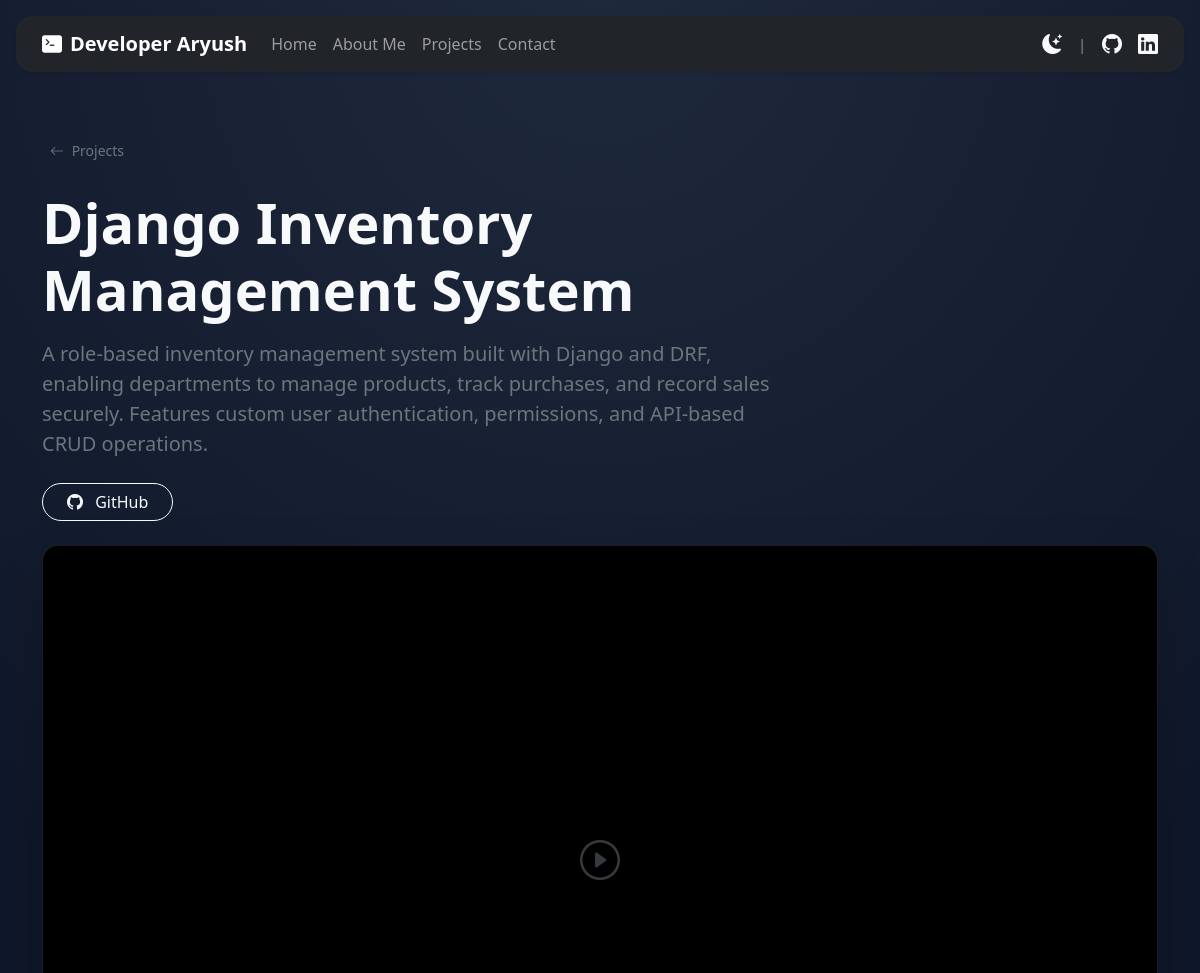
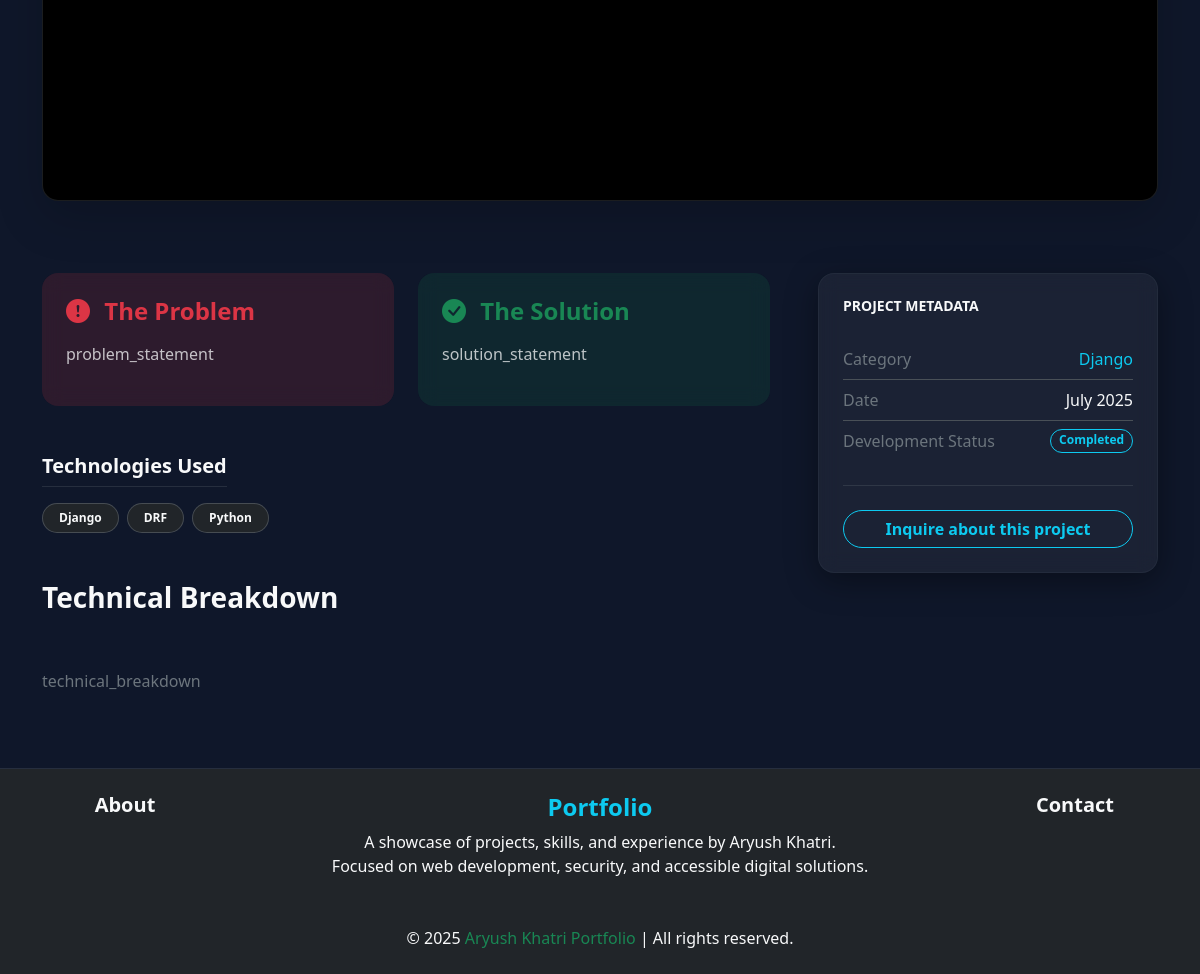
Page /aryush/project/4/ on the committed database (2 pictures, top to bottom).
### portfolio_app/models.py (models this page shows, shortened)
class Project(models.Model):
    TYPES_CHOICE = [
        ('Dj', 'Django'),
        ('Py', 'Python'),
        ('Fg', 'Figma'),
        ('FS' , 'Full Stack')
    ]
    STATUS_CHOICES = [
    ('Comp', 'Completed'),
    ('Live', 'Live'), # If you actually host it later
    ('Dev', 'In Development')]
    title = models.CharField(max_length=100)
    project_type = models.CharField(max_length=2, choices=TYPES_CHOICE)
    status = models.CharField(max_length=4, choices=STATUS_CHOICES, default='Dev')
    problem_statement = models.TextField(help_text="What was the challenge?", default = "problem_statement", blank=True, null=True)
    solution_statement = models.TextField(help_text="How did you solve it?", default = "solution_statement", blank=True, null=True)
    technical_breakdown = models.TextField(help_text="The deep dive/README content.", default = "technical_breakdown", blank=True, null=True)
    description = models.TextField(help_text="Used for the project card preview.")
    tech_stack = models.JSONField(default=list)
    vedio = models.FileField(upload_to="static/videos/", blank=True, null=True)
    github_link = models.URLField(null=True, blank=True)
    project_link = models.URLField(null=True, blank=True)
    figma_link = models.URLField(null=True, blank=True)
    is_pinned = models.BooleanField(default=False)
    created_at = models.DateTimeField(auto_now_add=True)
    updated_at = models.DateTimeField(auto_now=True)
    class Meta:
        ordering = ['-is_pinned', '-created_at']

### portfolio_app/views.py (the view)
# urls.py: path('aryush/project/<int:pk>/', project_detail, name="project_detail"),
def project_detail(request, pk):
    project_obj = get_object_or_404(Project, pk=pk)
    project = {"project":project_obj}
    return render(request, 'portfolio_app/project_detail.html',project)

### portfolio_app/templates/portfolio_app/project_detail.html (shortened to what this page needs)
{% extends "layout.html" %}
{% load static %}
{% block content %}
<div class="container pt-5 pb-4">
    <a href="{% url 'projects' %}" class="btn btn-sm btn-outline-secondary rounded-pill mb-4 border-0">
        <i class="bi bi-arrow-left me-1"></i> Projects
    </a>
    <div class="row align-items-center">
        <div class="col-lg-8">
            <h1 class="display-4 fw-bold text-light mb-3">{{ project.title }}</h1>
            <p class="lead text-secondary mb-4">{{ project.description}}</p>
            <div class="d-flex gap-3">
                {% if project.github_link %}
                <a href="{{ project.github_link }}" target="_blank" class="btn btn-outline-light rounded-pill px-4">
                    <i class="bi bi-github me-2"></i> GitHub
                </a>
                {% endif %}
            </div>
        </div>
    </div>
</div>
<div class="container mb-5">
    <div
        class="ratio ratio-16x9 rounded-4 overflow-hidden shadow-lg border border-secondary border-opacity-25 bg-black">
        {% if project.vedio %}
        <video class="object-fit-cover w-100 h-100" controls autoplay muted loop>
            <source src="{% static project.vedio.name|cut:'static/' %}" type="video/mp4">
            Your browser does not support the video tag.
        </video>
        {% else %}
        <div class="d-flex align-items-center justify-content-center text-secondary h-100">
            <i class="bi bi-play-circle fs-1 opacity-50"></i>
        </div>
        {% endif %}
    </div>
</div>
<div class="container py-4">
    <div class="row g-5">
        <div class="col-lg-8">
            <div class="row g-4 mb-5">
                <div class="col-md-6">
                    <div class="card h-100 border-0 rounded-4"
                        style="background: rgba(220, 53, 69, 0.15); backdrop-filter: blur(10px);">
                        <div class="card-body p-4">
                            <h4 class="fw-bold text-danger mb-3">
                                <i class="bi bi-exclamation-circle-fill me-2"></i> The Problem
                            </h4>
                            <p class="text-light opacity-75">
                                {{ project.problem_statement }}
                            </p>
                        </div>
                    </div>
                </div>
                <div class="col-md-6">
                    <div class="card h-100 border-0 rounded-4"
                        style="background: rgba(25, 135, 84, 0.15); backdrop-filter: blur(10px);">
                        <div class="card-body p-4">
                            <h4 class="fw-bold text-success mb-3">
                                <i class="bi bi-check-circle-fill me-2"></i> The Solution
                            </h4>
                            <p class="text-light opacity-75">
                                {{ project.solution_statement }}
                            </p>
                        </div>
                    </div>
                </div>
            </div>
            <div class="mb-5">
                <h5
                    class="fw-bold text-light mb-3 border-bottom border-secondary border-opacity-25 pb-2 d-inline-block">
                    Technologies Used</h5>
                <div class="d-flex flex-wrap gap-2">
                    {% for tech in project.tech_stack %}
                    <span
                        class="badge rounded-pill px-3 py-2 bg-dark border border-secondary border-opacity-50 text-light badge-{{ tech }}">
                        {{ tech }}
                    </span>
                    {% endfor %}
                </div>
            </div>
            <div class="mb-5">
                <h3 class="fw-bold text-light mb-4">Technical Breakdown</h3>
                <div class="text-secondary lead fs-6" style="white-space: pre-line; line-height: 1.8;">
                    {{ project.technical_breakdown }}
                </div>
            </div>
        </div>
        <div class="col-lg-4">
            <div class="sticky-top" style="top: 100px;">
                <div class="glass-card rounded-4 p-4 border border-secondary border-opacity-10">
                    <h5 class="fw-bold text-light mb-4 text-uppercase small ls-1">Project Metadata</h5>
                    <ul class="list-group list-group-flush bg-transparent">
                        <li class="list-group-item bg-transparent text-secondary px-0 d-flex justify-content-between">
                            <span>Category</span>
                            <span class="text-info">{{ project.get_project_type_display }}</span>
                        </li>
                        <li class="list-group-item bg-transparent text-secondary px-0 d-flex justify-content-between">
                            <span>Date</span>
                            <span class="text-light">{{ project.created_at|date:"F Y" }}</span>
                        </li>
                        <li class="list-group-item bg-transparent text-secondary px-0 d-flex justify-content-between">
                            <span>Development Status</span>
                            <span class="badge rounded-pill {% if project.status == 'Live' %}bg-success text-dark{% else %}border border-info text-info{% endif %}">
        {{ project.get_status_display }}
    </span>
                        </li>
                    </ul>
                    <hr class="border-secondary opacity-25 my-4">
                            <div class="d-grid">
                                <a href="{% url 'contact' %}?project={{ project.title }}"
                                    class="btn btn-outline-info rounded-pill fw-bold">
                                    Inquire about this project
                                </a>
                            </div>
                </div>
            </div>
        </div>
    </div>
</div>
{% endblock %}

### static/css/style.css (style rules this page uses)
:root { --glass-bg: rgba(255, 255, 255, 0.05); --glass-border: rgba(255, 255, 255, 0.1); --glass-blur: 10px; --neon-blue: #0dcaf0; --deep-bg: #0f172a; }
[data-bs-theme="dark"] body { background-color: var(--deep-bg) !important; background-image: radial-gradient(circle at 50% 0%, #1e293b 0%, var(--deep-bg) 50%); background-attachment: fixed; }
.glass-card { background: var(--glass-bg); backdrop-filter: blur(var(--glass-blur)); -webkit-backdrop-filter: blur(var(--glass-blur)); border: 1px solid var(--glass-border); box-shadow: 0 8px 32px 0 rgba(0, 0, 0, 0.37); transition: transform 0.3s ease, box-shadow 0.3s ease; }
.badge-Django { color: #092e20; background-color: #44b78b; }
.badge-Python { color: #ffd43b; background-color: #306998; }
[data-bs-theme="dark"] .badge { border: 1px solid rgba(255, 255, 255, 0.1); }

### rows in the picture
Project: title "Django Inventory Management System", description "A role-based inventory management system built with Django and DRF, enabling departments to manage products, track purchases, and record sales securely. Features custom user authentication, permissions, and API-based CRUD operations.", problem_statement "problem_statement", solution_statement "solution_statement", technical_breakdown "technical_breakdown", project_type "Django", created_at "July 2025", status "Completed"

### other values in the picture
{{ tech }} "Django" "DRF" "Python"
